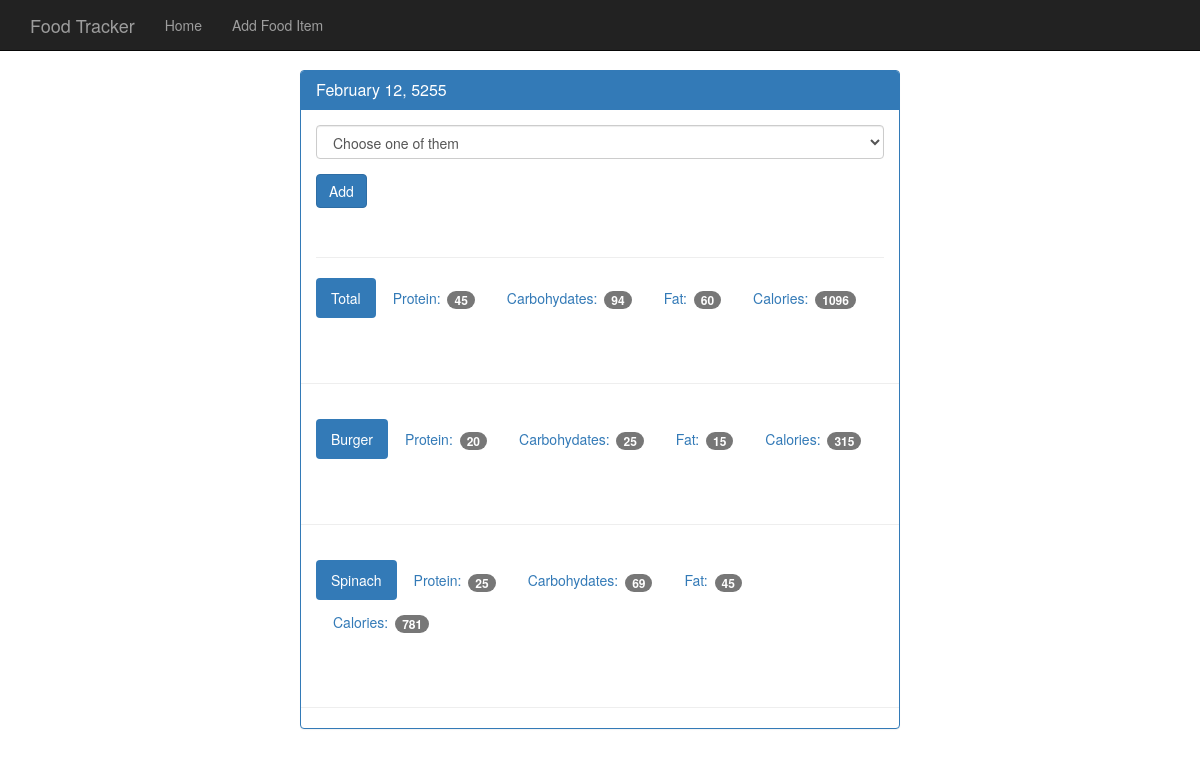
Screenshot of /view/52550212 with the database file from the repository.
### tables this page shows
CREATE TABLE food (
	id integer primary key autoincrement,
	name text not null,
	protein integer not null,
	carbohydrates integer not null,
	fat integer not null,
	calories integer not null
);

### app.py (the view)
@app.route('/view/<date>', methods=['POST', 'GET'])	#this date will be like 20170826 #for viewing day, various ways for particular date.. by adding parameter or by using query string value...
def view(date):
	db=get_db()
	cur = db.execute('select id, entry_date from log_date\
	where entry_date = ?', [date])
	date_result= cur.fetchone() #will haveid as well as the entry date as result['id'], result['entry_date']
	if request.method=='POST':
		db.execute('insert into food_date (food_id, log_date_id) values (?, ?)', [request.form['food-select'], date_result['id']])
		db.commit()
	d=datetime.strptime(str(date_result['entry_date']), '%Y%m%d')
	pretty_date = datetime.strftime(d,'%B %d, %Y')
	food_cur = db.execute('select id, name from food')
	food_results=food_cur.fetchall()
	log_cur=db.execute('select food.name, food.protein, food.carbohydrates, food.fat, food.calories from log_date\
		join food_date on food_date.log_date_id=log_date.id\
		join food on food.id=food_date.food_id where entry_date = ?', [date])
	log_results=log_cur.fetchall()
	totals = {} #dictionary
	totals['protein'] = 0
	totals['carbohydrates'] = 0
	totals['fat'] = 0
	totals['calories'] = 0
	for food in log_results:
		totals['protein'] += food['protein'] #this means the result that we get though query is an array but the variable we take for loop make it individual dictionary..
		totals['carbohydrates'] += food['carbohydrates']
		totals['fat'] += food['fat']
		totals['calories'] += food['calories']
	return render_template('day.html', entry_date= date_result['entry_date'], pretty_date=pretty_date,\
		food_results=food_results, log_results=log_results, totals=totals)

### database.py (called while the page is built)
def connect_db():
	sql=sqlite3.connect('C:\Flask\Flask_main\Food_App\Food_log.db')
	sql.row_factory=sqlite3.Row
	return sql

def get_db():
	if not hasattr(g,'sqlite3'):
		g.sqlite_db=connect_db()
	return g.sqlite_db

### Templates/day.html (shortened to what this page needs)
{% extends 'base.html' %}
    {% block body %}
    <nav class="navbar navbar-inverse navbar-fixed-top">
      <div class="container">
        <div class="navbar-header">
          <a class="navbar-brand" href="{{ url_for('index') }}">Food Tracker</a>
        </div>
        <div id="navbar" class="navbar-collapse collapse">
          <ul class="nav navbar-nav">
            <li><a href="{{ url_for('index') }}">Home</a></li>
            <li><a href="{{ url_for('food') }}">Add Food Item</a></li>
          </ul>
        </div>
      </div>
    </nav>
    <div class="container theme-showcase col-sm-6 col-sm-offset-3" role="main">
      <div class="row">
        <div>
          <div class="panel panel-primary">
            <div class="panel-heading">
              <h3 class="panel-title">{{pretty_date}}</h3>
            </div>
            <div class="panel-body">
              <form method="POST" action="{{url_for('view', date=entry_date)}}">
                <div class="form-group">
                  <select class="form-control" name="food-select">
                  <option selected disabled>Choose one of them</option>
                  </select>
                </div>
                <button type="submit" class="btn btn-primary">Add</button>
              </form>
              <div class="page-header"></div>
              <ul class="nav nav-pills" role="tablist">
                <li class="active"><a>Total</a></li>
                <li><a>Protein: <span class="badge">{{ totals.protein }}</span></a></li>
                <li><a>Carbohydates: <span class="badge">{{ totals.carbohydrates }}</span></a></li>
                <li><a>Fat: <span class="badge">{{ totals.fat }}</span></a></li>
                <li><a>Calories: <span class="badge">{{ totals.calories }}</span></a></li>
              </ul>
            </div>
            <div class="page-header"></div>
            {% for food in log_results %}
            <div class="panel-body">
              <ul class="nav nav-pills" role="tablist">
                <li class="active"><a>{{ food.name }}</a></li>
                <li><a>Protein: <span class="badge">{{ food.protein }}</span></a></li>
                <li><a>Carbohydates: <span class="badge">{{ food.carbohydrates }}</span></a></li>
                <li><a>Fat: <span class="badge">{{ food.fat }}</span></a></li>
                <li><a>Calories: <span class="badge">{{ food.calories }}</span></a></li>
              </ul>
            </div>
            <div class="page-header"></div>
            {% endfor %}
          </div>
        </div>
      </div>
    </div>
{% endblock %}

### static/theme.css (style rules this page uses)
body { padding-top: 70px; padding-bottom: 30px; }

### rows the page displays
food: name "Burger", protein "20", carbohydrates "25", fat "15", calories "315"
food: name "Spinach", protein "25", carbohydrates "69", fat "45", calories "781"

### other values shown
{{ pretty_date }} "February 12, 5255"
{{ totals.protein }} "45"
{{ totals.carbohydrates }} "94"
{{ totals.fat }} "60"
{{ totals.calories }} "1096"
